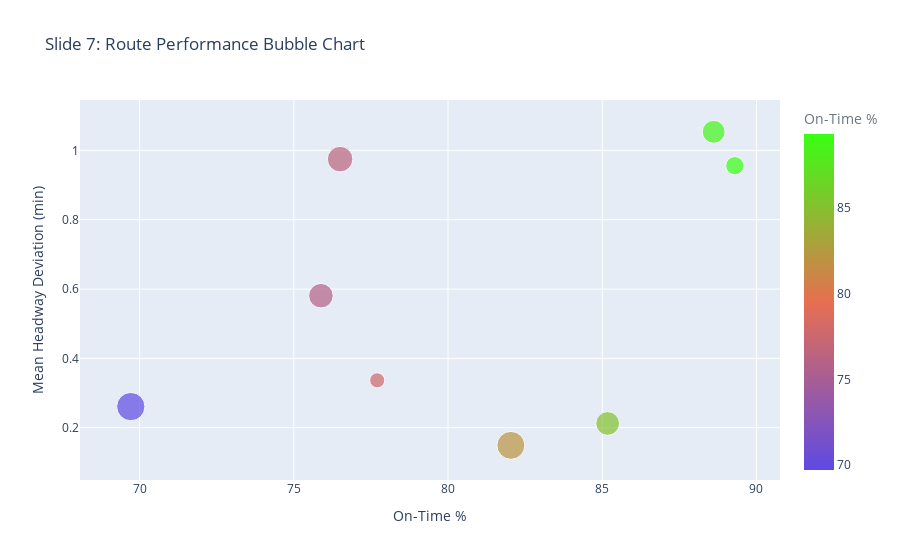

Notebook source saved alongside this figure:
### Code cell
# 6. BUBBLE CHART - Route Performance
route = wego.groupby('ROUTE_ABBR').agg({
    'ADJUSTED_ONTIME_COUNT':'sum',
    'ADJUSTED_EARLY_COUNT':'sum',
    'ADJUSTED_LATE_COUNT':'sum',
    'HDWY_DEV':'mean'
}).reset_index()
route['Total'] = route[['ADJUSTED_ONTIME_COUNT','ADJUSTED_EARLY_COUNT','ADJUSTED_LATE_COUNT']].sum(axis=1)
route['OnTime_Pct'] = (route['ADJUSTED_ONTIME_COUNT']/route['Total'])*100

fig = px.scatter(
    route,
    x='OnTime_Pct',
    y='HDWY_DEV',
    size='Total',
    color='OnTime_Pct',
    hover_name='ROUTE_ABBR',
    color_continuous_scale=PLOTLY_CONTINUOUS,
    title='Slide 7: Route Performance Bubble Chart'
)
fig.update_layout(
    xaxis_title='On-Time %',
    yaxis_title='Mean Headway Deviation (min)',
    coloraxis_colorbar=dict(title='On-Time %', tickcolor=WEGO_COLORS['slate'], titlefont=dict(color=WEGO_COLORS['slate']))
)
fig.show()

### Figure 1 — Plotly figure (JSON) as saved in the notebook; plotly's stock layout.template omitted (floating-point values rounded to 4 significant figures)
{"data": [{"hovertemplate": "<b>%{hovertext}</b><br><br>OnTime_Pct=%{marker.color}<br>HDWY_DEV=%{y}<br>Total=%{marker.size}<extra></extra>", "hovertext": [3, 7, 22, 23, 50, 52, 55, 56], "legendgroup": "", "marker": {"color": [75.88, 77.7, 89.3, 88.61, 85.17, 76.5, 69.72, 82.04], "coloraxis": "coloraxis", "size": [45488, 17267, 25188, 39653, 42629, 49327, 60359, 58950], "sizemode": "area", "sizeref": 150.9, "symbol": "circle"}, "mode": "markers", "name": "", "orientation": "v", "showlegend": false, "type": "scatter", "x": [75.88, 77.7, 89.3, 88.61, 85.17, 76.5, 69.72, 82.04], "xaxis": "x", "y": [0.5809, 0.3368, 0.9559, 1.054, 0.2124, 0.9748, 0.261, 0.1492], "yaxis": "y"}], "layout": {"coloraxis": {"colorbar": {"tickcolor": "#6C757D", "title": {"font": {"color": "#6C757D"}, "text": "On-Time %"}}, "colorscale": [[0, "#5E4AE3"], [0.5, "#E76F51"], [1, "#39FF14"]]}, "legend": {"itemsizing": "constant", "tracegroupgap": 0}, "title": {"text": "Slide 7: Route Performance Bubble Chart"}, "xaxis": {"anchor": "y", "domain": [0, 1], "title": {"text": "On-Time %"}}, "yaxis": {"anchor": "x", "domain": [0, 1], "title": {"text": "Mean Headway Deviation (min)"}}}}
